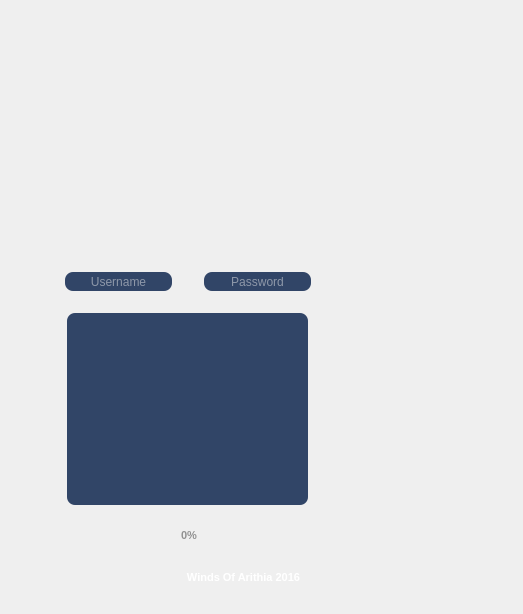
<?xml version="1.0" encoding="UTF-8"?>
<ui version="4.0">
 <class>MyWoALauncher</class>
 <widget class="QMainWindow" name="MyWoALauncher">
  <property name="geometry">
   <rect>
    <x>0</x>
    <y>0</y>
    <width>523</width>
    <height>614</height>
   </rect>
  </property>
  <property name="sizePolicy">
   <sizepolicy hsizetype="Preferred" vsizetype="Preferred">
    <horstretch>0</horstretch>
    <verstretch>0</verstretch>
   </sizepolicy>
  </property>
  <property name="windowTitle">
   <string>Winds Of Arithia 2016</string>
  </property>
  <property name="windowIcon">
   <iconset resource="woa_launcher.qrc">
    <normaloff>:/Resources/favicon.png</normaloff>:/Resources/favicon.png</iconset>
  </property>
  <widget class="QWidget" name="centralWidget">
   <property name="enabled">
    <bool>true</bool>
   </property>
   <property name="sizePolicy">
    <sizepolicy hsizetype="Preferred" vsizetype="Preferred">
     <horstretch>0</horstretch>
     <verstretch>0</verstretch>
    </sizepolicy>
   </property>
   <property name="styleSheet">
    <string notr="true">QWidget#centralWidget{
image: url(:/Resources/base.png);
}</string>
   </property>
   <widget class="QPushButton" name="button_facebook">
    <property name="geometry">
     <rect>
      <x>90</x>
      <y>80</y>
      <width>11</width>
      <height>11</height>
     </rect>
    </property>
    <property name="focusPolicy">
     <enum>Qt::NoFocus</enum>
    </property>
    <property name="contextMenuPolicy">
     <enum>Qt::NoContextMenu</enum>
    </property>
    <property name="acceptDrops">
     <bool>false</bool>
    </property>
    <property name="styleSheet">
     <string notr="true">QPushButton#button_facebook
{
border-image: url(:/Resources/facebook.png);
}
QPushButton#button_facebook:pressed
{
border-image: url(:/Resources/facebook.png);
}
</string>
    </property>
    <property name="text">
     <string/>
    </property>
    <property name="flat">
     <bool>true</bool>
    </property>
   </widget>
   <widget class="QPushButton" name="button_play">
    <property name="geometry">
     <rect>
      <x>340</x>
      <y>230</y>
      <width>106</width>
      <height>88</height>
     </rect>
    </property>
    <property name="maximumSize">
     <size>
      <width>106</width>
      <height>88</height>
     </size>
    </property>
    <property name="focusPolicy">
     <enum>Qt::NoFocus</enum>
    </property>
    <property name="contextMenuPolicy">
     <enum>Qt::NoContextMenu</enum>
    </property>
    <property name="styleSheet">
     <string notr="true">QPushButton#button_play
{
border-image: url(:/Resources/play.png);
}
QPushButton#button_play:pressed
{
border-image: url(:/Resources/play_glow.png);
}
QPushButton#button_play:disabled
{
border-image: url(:/Resources/play_disable.png);
}
</string>
    </property>
    <property name="text">
     <string/>
    </property>
    <property name="flat">
     <bool>true</bool>
    </property>
   </widget>
   <widget class="QPushButton" name="button_twitter">
    <property name="geometry">
     <rect>
      <x>109</x>
      <y>80</y>
      <width>12</width>
      <height>11</height>
     </rect>
    </property>
    <property name="focusPolicy">
     <enum>Qt::NoFocus</enum>
    </property>
    <property name="contextMenuPolicy">
     <enum>Qt::NoContextMenu</enum>
    </property>
    <property name="styleSheet">
     <string notr="true">QPushButton#button_twitter
{
border-image: url(:/Resources/twitter.png);
}
QPushButton#button_twitter:pressed
{
border-image: url(:/Resources/twitter.png);
}
</string>
    </property>
    <property name="text">
     <string/>
    </property>
    <property name="flat">
     <bool>true</bool>
    </property>
   </widget>
   <widget class="QPushButton" name="button_close">
    <property name="geometry">
     <rect>
      <x>490</x>
      <y>50</y>
      <width>11</width>
      <height>12</height>
     </rect>
    </property>
    <property name="focusPolicy">
     <enum>Qt::NoFocus</enum>
    </property>
    <property name="contextMenuPolicy">
     <enum>Qt::NoContextMenu</enum>
    </property>
    <property name="autoFillBackground">
     <bool>false</bool>
    </property>
    <property name="styleSheet">
     <string notr="true">QPushButton#button_close
{
border-image: url(:/Resources/close.png);
}
QPushButton#button_close:pressed
{
border-image: url(:/Resources/close.png);
}
</string>
    </property>
    <property name="text">
     <string/>
    </property>
    <property name="flat">
     <bool>true</bool>
    </property>
   </widget>
   <widget class="QProgressBar" name="progress_bar">
    <property name="enabled">
     <bool>true</bool>
    </property>
    <property name="geometry">
     <rect>
      <x>100</x>
      <y>528</y>
      <width>178</width>
      <height>14</height>
     </rect>
    </property>
    <property name="font">
     <font>
      <pointsize>8</pointsize>
      <weight>75</weight>
      <bold>true</bold>
     </font>
    </property>
    <property name="styleSheet">
     <string notr="true">QProgressBar#progress_bar{
border-width: 1px;
text-align: center;
color:rgba(0,0,0,100);
border-radius: 5px;
background-color: qlineargradient(spread:pad, x1:0, y1:0, x2:1, y2:0, stop:0 rgba(0, 0, 0, 0), stop:1 rgba(255, 255, 255, 0));
}

QProgressBar#progress_bar::chunk {
background-color: #6f9aa8;
border-radius: 5px;
}</string>
    </property>
    <property name="value">
     <number>0</number>
    </property>
    <property name="alignment">
     <set>Qt::AlignCenter</set>
    </property>
    <property name="textVisible">
     <bool>true</bool>
    </property>
    <property name="format">
     <string>%p%</string>
    </property>
   </widget>
   <widget class="QLabel" name="label_status">
    <property name="geometry">
     <rect>
      <x>118</x>
      <y>564</y>
      <width>251</width>
      <height>20</height>
     </rect>
    </property>
    <property name="font">
     <font>
      <pointsize>8</pointsize>
      <weight>75</weight>
      <bold>true</bold>
     </font>
    </property>
    <property name="styleSheet">
     <string notr="true">color: rgb(255, 255, 255);</string>
    </property>
    <property name="frameShape">
     <enum>QFrame::NoFrame</enum>
    </property>
    <property name="text">
     <string>Winds Of Arithia 2016</string>
    </property>
    <property name="alignment">
     <set>Qt::AlignBottom|Qt::AlignHCenter</set>
    </property>
   </widget>
   <widget class="QLabel" name="ProgressBarOverlay">
    <property name="enabled">
     <bool>true</bool>
    </property>
    <property name="geometry">
     <rect>
      <x>103</x>
      <y>550</y>
      <width>281</width>
      <height>31</height>
     </rect>
    </property>
    <property name="contextMenuPolicy">
     <enum>Qt::NoContextMenu</enum>
    </property>
    <property name="text">
     <string/>
    </property>
    <property name="pixmap">
     <pixmap>:/Resources/Progress1.png</pixmap>
    </property>
   </widget>
   <widget class="QLineEdit" name="lineEdit_password">
    <property name="geometry">
     <rect>
      <x>204</x>
      <y>272</y>
      <width>107</width>
      <height>19</height>
     </rect>
    </property>
    <property name="autoFillBackground">
     <bool>false</bool>
    </property>
    <property name="styleSheet">
     <string notr="true">QLineEdit#lineEdit_password
{
	color: rgb(234, 234, 234);
	border-radius: 8px;
	background-color: #314567;
}</string>
    </property>
    <property name="maxLength">
     <number>20</number>
    </property>
    <property name="frame">
     <bool>false</bool>
    </property>
    <property name="echoMode">
     <enum>QLineEdit::Password</enum>
    </property>
    <property name="alignment">
     <set>Qt::AlignCenter</set>
    </property>
    <property name="placeholderText">
     <string>Password</string>
    </property>
   </widget>
   <widget class="QLineEdit" name="lineEdit_username">
    <property name="geometry">
     <rect>
      <x>65</x>
      <y>272</y>
      <width>107</width>
      <height>19</height>
     </rect>
    </property>
    <property name="autoFillBackground">
     <bool>false</bool>
    </property>
    <property name="styleSheet">
     <string notr="true">QLineEdit#lineEdit_username
{
	color: rgb(234, 234, 234);
	border-radius: 8px;
	background-color: #314567;
}</string>
    </property>
    <property name="maxLength">
     <number>10</number>
    </property>
    <property name="frame">
     <bool>false</bool>
    </property>
    <property name="echoMode">
     <enum>QLineEdit::Normal</enum>
    </property>
    <property name="alignment">
     <set>Qt::AlignCenter</set>
    </property>
    <property name="placeholderText">
     <string>Username</string>
    </property>
   </widget>
   <widget class="QPushButton" name="button_youtube">
    <property name="geometry">
     <rect>
      <x>129</x>
      <y>80</y>
      <width>12</width>
      <height>11</height>
     </rect>
    </property>
    <property name="focusPolicy">
     <enum>Qt::NoFocus</enum>
    </property>
    <property name="contextMenuPolicy">
     <enum>Qt::NoContextMenu</enum>
    </property>
    <property name="styleSheet">
     <string notr="true">QPushButton#button_youtube
{
border-image: url(:/Resources/youtube.png);
}
QPushButton#button_youtube:pressed
{
border-image: url(:/Resources/youtube.png);
}
</string>
    </property>
    <property name="text">
     <string/>
    </property>
    <property name="flat">
     <bool>true</bool>
    </property>
   </widget>
   <widget class="QPushButton" name="button_minimize">
    <property name="geometry">
     <rect>
      <x>470</x>
      <y>54</y>
      <width>12</width>
      <height>3</height>
     </rect>
    </property>
    <property name="focusPolicy">
     <enum>Qt::NoFocus</enum>
    </property>
    <property name="contextMenuPolicy">
     <enum>Qt::NoContextMenu</enum>
    </property>
    <property name="autoFillBackground">
     <bool>false</bool>
    </property>
    <property name="styleSheet">
     <string notr="true">QPushButton#button_minimize
{
border-image: url(:/Resources/minimize.png);
}
QPushButton#button_minimize:pressed
{
border-image: url(:/Resources/minimize.png);
}
</string>
    </property>
    <property name="text">
     <string/>
    </property>
    <property name="flat">
     <bool>true</bool>
    </property>
   </widget>
   <widget class="QTextBrowser" name="textbrowser_news">
    <property name="geometry">
     <rect>
      <x>67</x>
      <y>313</y>
      <width>241</width>
      <height>192</height>
     </rect>
    </property>
    <property name="styleSheet">
     <string notr="true">QTextBrowser#textbrowser_news
{
	color: rgb(234, 234, 234);
	border-radius: 8px;
	background-color: #314567;
}</string>
    </property>
    <property name="html">
     <string>&lt;!DOCTYPE HTML PUBLIC &quot;-//W3C//DTD HTML 4.0//EN&quot; &quot;http://www.w3.org/TR/REC-html40/strict.dtd&quot;&gt;
&lt;html&gt;&lt;head&gt;&lt;meta name=&quot;qrichtext&quot; content=&quot;1&quot; /&gt;&lt;style type=&quot;text/css&quot;&gt;
p, li { white-space: pre-wrap; }
&lt;/style&gt;&lt;/head&gt;&lt;body style=&quot; font-family:'MS Shell Dlg 2'; font-size:8.25pt; font-weight:400; font-style:normal;&quot;&gt;
&lt;p style=&quot;-qt-paragraph-type:empty; margin-top:0px; margin-bottom:0px; margin-left:0px; margin-right:0px; -qt-block-indent:0; text-indent:0px; font-size:8pt;&quot;&gt;&lt;br /&gt;&lt;/p&gt;&lt;/body&gt;&lt;/html&gt;</string>
    </property>
   </widget>
   <zorder>button_play</zorder>
   <zorder>button_twitter</zorder>
   <zorder>button_close</zorder>
   <zorder>button_facebook</zorder>
   <zorder>ProgressBarOverlay</zorder>
   <zorder>progress_bar</zorder>
   <zorder>label_status</zorder>
   <zorder>lineEdit_password</zorder>
   <zorder>lineEdit_username</zorder>
   <zorder>button_youtube</zorder>
   <zorder>button_minimize</zorder>
   <zorder>textbrowser_news</zorder>
  </widget>
 </widget>
 <layoutdefault spacing="6" margin="11"/>
 <tabstops>
  <tabstop>lineEdit_username</tabstop>
  <tabstop>lineEdit_password</tabstop>
 </tabstops>
 <resources>
  <include location="woa_launcher.qrc"/>
 </resources>
 <connections/>
</ui>
